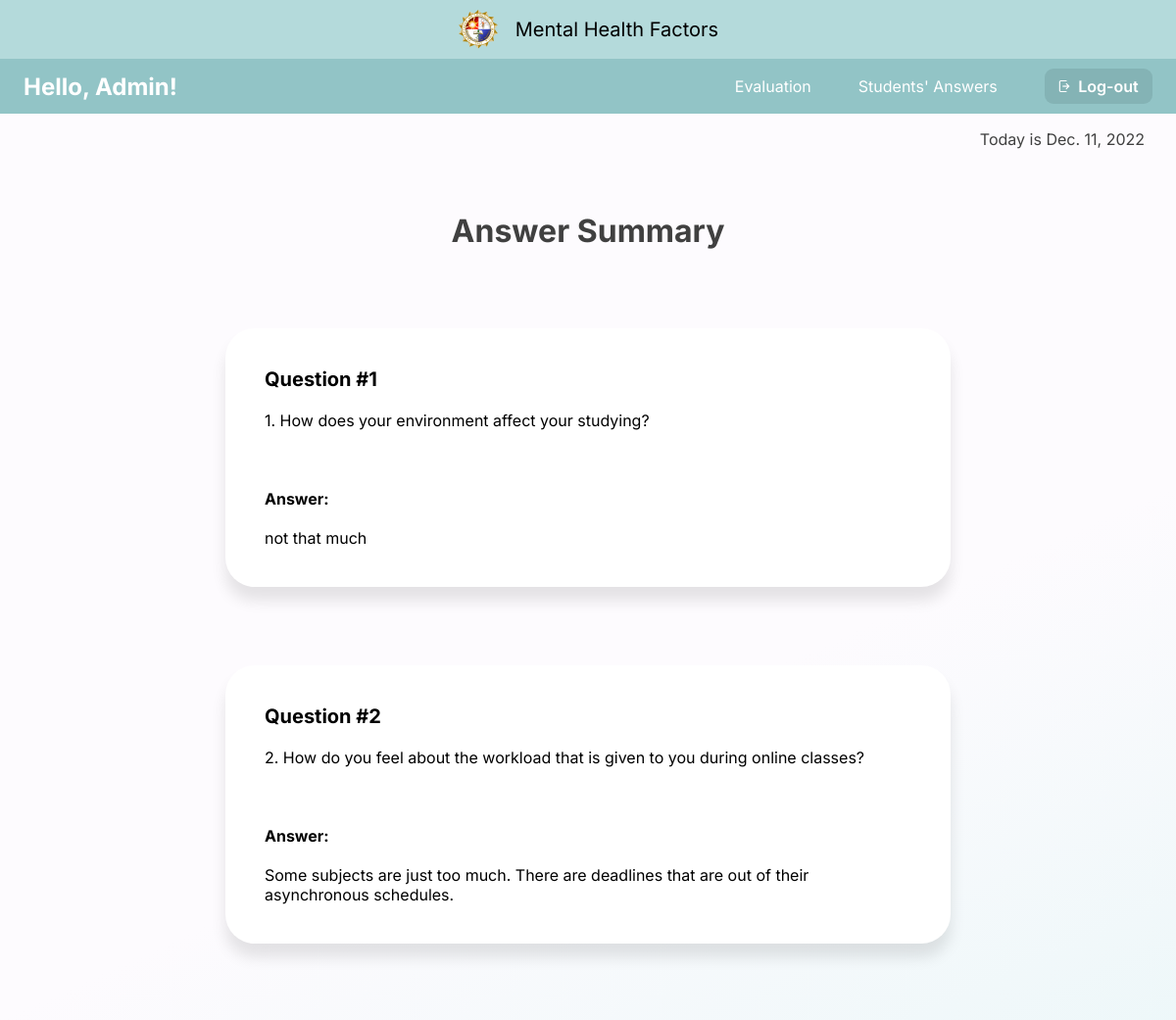
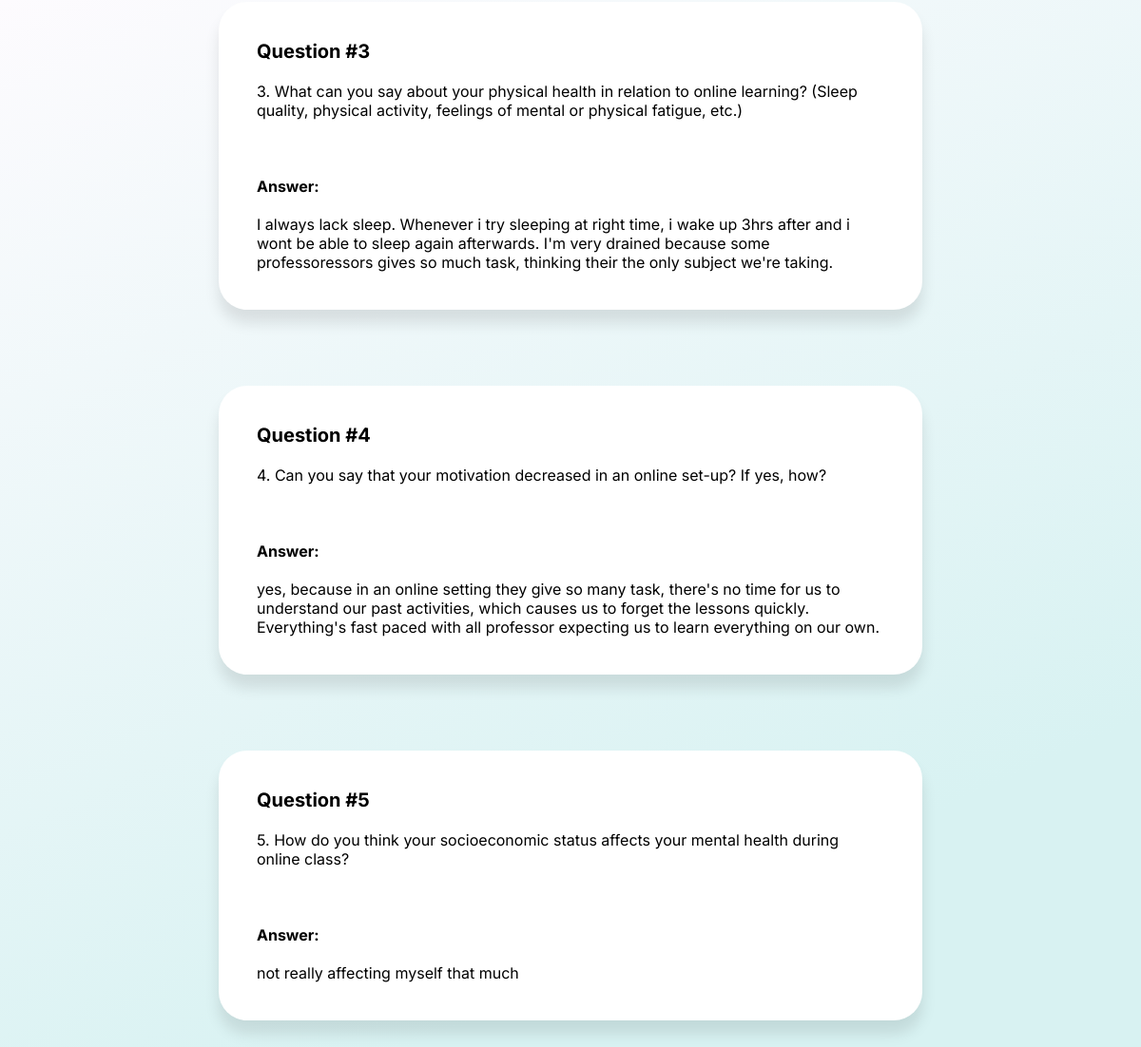
/student_answer/24, run on an earlier commit of the app's database (2 pictures, top to bottom).
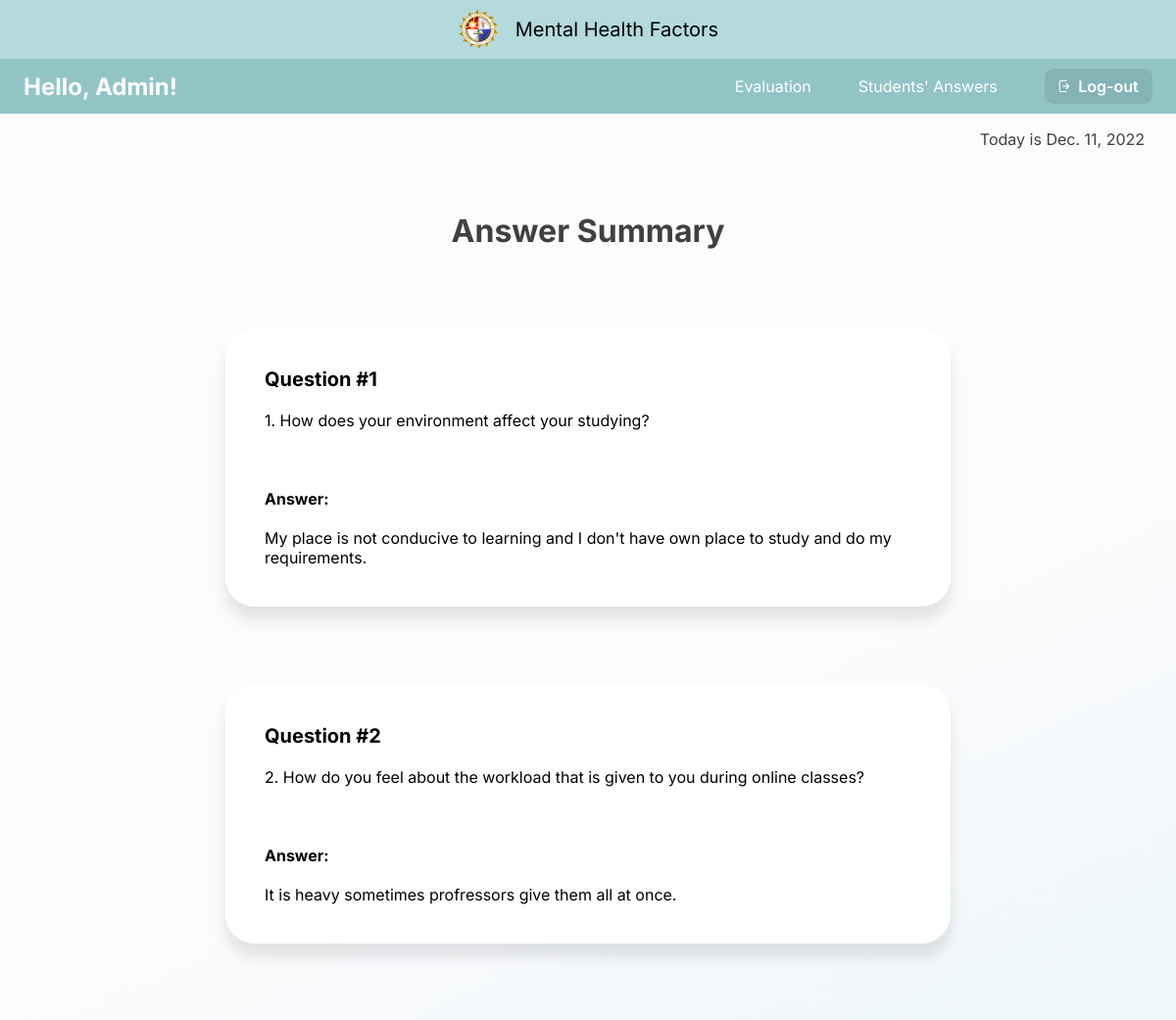
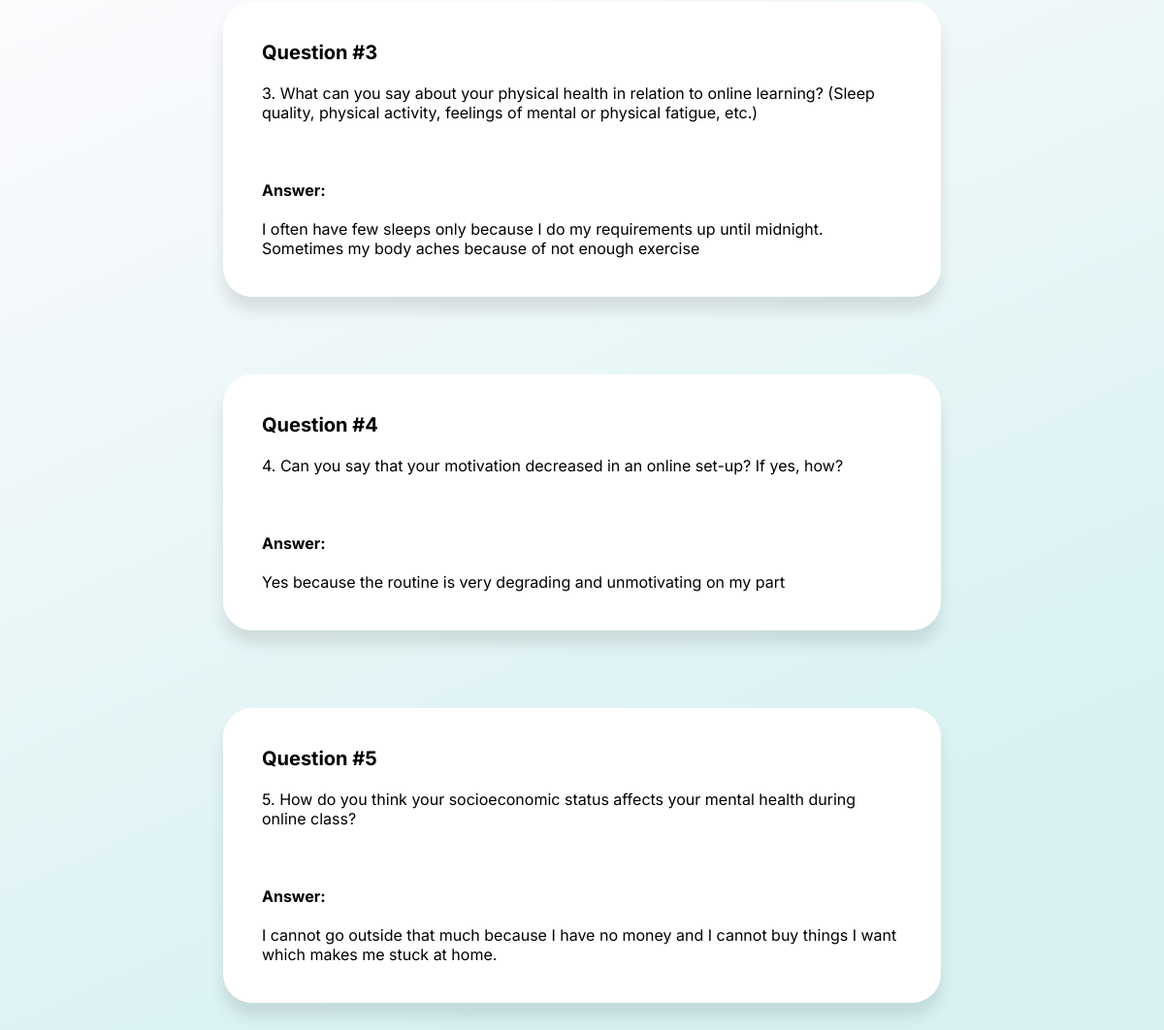
And on a later commit of the database (2 pictures, top to bottom).
### capswebsite/models.py (models this page shows, shortened)
class Answers(models.Model):
    email_error_message = 'Email must be: @plm.edu.ph'
    email_regex = RegexValidator(
    regex=r'^[A-Za-z0-9._%+-]+@plm.edu.ph$',
    message=email_error_message
    )
    ID_error_message = 'Faculty ID must be entered in format: 20XXXXXXX'
    ID_regex = RegexValidator(
        regex=r'^20\d{7}$',
        message=ID_error_message
    )
    Year_CHOICES = (
        ('1', '1'),
        ('2', '2'),
        ('3', '3'),
        ('4', '4'),
        ('5', '5'),
        ('6', '6'),
    )
    email = models.EmailField(verbose_name="Email",max_length=60,validators=[email_regex],blank=True)
    firstName = models.CharField(max_length=100, verbose_name='First Name', null=True,blank=True)
    lastName = models.CharField(max_length=100, verbose_name='Last Name', null=True,blank=True)
    numberID = models.CharField(max_length=100,validators=[ID_regex], verbose_name='Number ID', null=True,blank=True)
    college= models.ForeignKey(College, verbose_name='College',null=True,blank=True,on_delete=models.CASCADE)
    course= models.ForeignKey(Course, verbose_name='Course',null=True,blank=True,on_delete=models.CASCADE)
    year = models.CharField(max_length=10, choices=Year_CHOICES, verbose_name='Year', null=True,blank=True)
    block = models.CharField(max_length=10, verbose_name='Block', null=True,blank=True)
    question1 = models.CharField(max_length=1000, verbose_name="question1",null=True, blank =True)
    question2 = models.CharField(max_length=1000, verbose_name="question2",null=True, blank =True)
    question3 = models.CharField(max_length=1000, verbose_name="question3",null=True, blank =True)
    question4 = models.CharField(max_length=1000, verbose_name="question4",null=True, blank =True)
    question5 = models.CharField(max_length=1000, verbose_name="question5",null=True, blank =True)

### capswebsite/views.py (the view)
# urls.py: re_path(r'^student_answer/(?P<pk>[a-zA-Z0-9]+$)', views.student_answer, name='student_answer'),
def student_answer(request, pk):
    context={}
    date2day = date.today() #datetime = date + time
    answers = Answers.objects.filter(id=pk)
    context = {'answers':answers}
    context['date2day'] = date2day
    return render(request, 'admin/student_answer.html',context)

### capswebsite/templates/admin/student_answer.html (shortened to what this page needs)
{% load static %}
{% include 'admin/admin_navbar.html' %}
{% block content %}
<p class="date-time">Today is {{date2day}}</p>
<div class="title">Answer Summary</div>
        {% for ans in answers %}
        <div class="qna">
            <span>Question #1</span>
            <br><br>
            1. How does your environment affect your studying?
            <br><br><br><br>
            <label for="answer"><b>Answer:</b></label>
            <br><br>
            {{ans.question1}}
        </div>
        <div class="qna">
            <span>Question #2</span>
            <br><br>
            2. How do you feel about the workload that is given to you during online classes?
            <br><br><br><br>
            <label for="answer"><b>Answer:</b></label>
            <br><br>
            {{ans.question2}}
        </div>
        <div class="qna">
            <span>Question #3</span>
            <br><br>
            3. What can you say about your physical health in relation to online learning? (Sleep quality, physical activity, feelings of mental or physical fatigue, etc.)
            <br><br><br><br>
            <label for="answer"><b>Answer:</b></label>
            <br><br>
            {{ans.question3}}
        </div>
        <div class="qna">
            <span>Question #4</span>
            <br><br>
            4. Can you say that your motivation decreased in an online set-up? If yes, how?
            <br><br><br><br>
            <label for="answer"><b>Answer:</b></label>
            <br><br>
            {{ans.question4}}
        </div>
        <div class="qna">
            <span>Question #5</span>
            <br><br>
            5. How do you think your socioeconomic status affects your mental health during online class?
            <br><br><br><br>
            <label for="answer"><b>Answer:</b></label>
            <br><br>
            {{ans.question5}}
        </div>
{%endfor%}
{% endblock %}

### capswebsite/templates/admin/admin_navbar.html (shortened to what this page needs)
{% load static %}
<!DOCTYPE html>
<html lang="en">
<head>
    <link rel="stylesheet" href="{% static '/css/admin_navbar.css' %}">
    <link rel="stylesheet" href="https://cdnjs.cloudflare.com/ajax/libs/font-awesome/4.7.0/css/font-awesome.min.css">
</head>
<body>
    <div class="nav-bar-1">
            <img src="{% static 'image/plm-logo.png' %}" style="vertical-align: middle">
            &nbsp;&nbsp;
            Mental Health Factors
    </div>
    <div class="nav-bar-2">
        <p class="hello">Hello, Admin!</p>
            <ul>
                <li><a href="{% url 'evaluation' %}"> Evaluation </a></li>
                <li><a href="{% url 'student_list' %}"> Students' Answers </a></li>
            </ul>
            <a href="{% url 'logout' %}">
                <button class="btn-logout"><img src="{% static 'image/logout-icon.png' %}" height="12em">&nbsp; Log-out</button>
            </a>
        </div>
</body>
</html>

### capswebsite/static/css/admin_navbar.css (style rules this page uses)
body { margin:0px; width: 100%; height: 100%; }
.nav-bar-1 { height: 3em; background-color: #B4DADB; text-align: center; align-items: center; display: flex; place-items: center; place-content: center; font-family: 'Inter'; font-style: normal; font-weight: 400; font-size: 20px; }
.nav-bar-2 { background: #92C4C6; height: 3.5em; display: flex; align-items: center; }
.hello { margin: 0%; padding-left: 1em; font-family: 'Inter'; font-style: normal; font-weight: 700; font-size: 24px; color: white; }
ul { list-style: none; }
li { float: left; }
li a { display: block; color: white; text-align: center; padding: 1em; margin-left: 1em; text-decoration: none; font-family: 'Inter'; font-style: normal; font-weight: 400; font-size: 1em; }
.btn-logout { background-color: #84B3B5; border: none; color: white; padding: .5em .9em; text-align: center; text-decoration: none; display: inline-block; margin: 2px; margin-left: 2em; margin-right: 1.5em; cursor: pointer; font-family: 'Inter'; font-style: normal; font-weight: 600; font-size: 1em; border-radius: 9px; }

### capswebsite/templates/admin/student_answer.html (style rules this page uses)
body { margin: 0px; min-height: 100vh; background: linear-gradient(155.57deg, #FDFBFE 36.97%, #D8F2F2 83.32%); background-repeat: no-repeat; }
.date-time { font-family: 'Inter'; font-style: normal; font-weight: 400; font-size: 1em; color: #404040; text-align: right; margin-right: 2em; }
.title { font-family: 'Inter'; font-style: normal; font-weight: 700; font-size: 2em; text-align: center; margin-top: 2em; color: #404040; }
.qna { display: block; min-width: 100px; max-width: 55%; height: auto; padding: 40px; margin: 80px auto; background: #FFFFFF; box-shadow: 0px 14px 15px rgba(0, 0, 0, 0.1); border-radius: 30px; font-family: 'Inter'; font-style: normal; font-weight: 400; font-size: 16px; }
.qna span { font-family:'Inter'; font-size: 20px; font-weight: 700; }

What changed in the data, as far as the page shows it:
removed Answers: question1 "not that much", question2 "Some subjects are just too much. There are deadlines that are out of their asynchronous schedules.", question3 "I always lack sleep. Whenever i try sleeping at right time, i wake up 3hrs after and i wont be able to sleep again afterwards. I'm very drained because some professoressors gives so much task, thinking their the only subject we're taking.", question4 "yes, because in an online setting they give so many task, there's no time for us to understand our past activities, which causes us to forget the lessons quickly. Everything's fast paced with all professor expecting us to learn everything on our own.", question5 "not really affecting myself that much"
added Answers: question1 "My place is not conducive to learning and I don't have own place to study and do my requirements.", question2 "It is heavy sometimes profressors give them all at once.", question3 "I often have few sleeps only because I do my requirements up until midnight. Sometimes my body aches because of not enough exercise", question4 "Yes because the routine is very degrading and unmotivating on my part", question5 "I cannot go outside that much because I have no money and I cannot buy things I want which makes me stuck at home."
